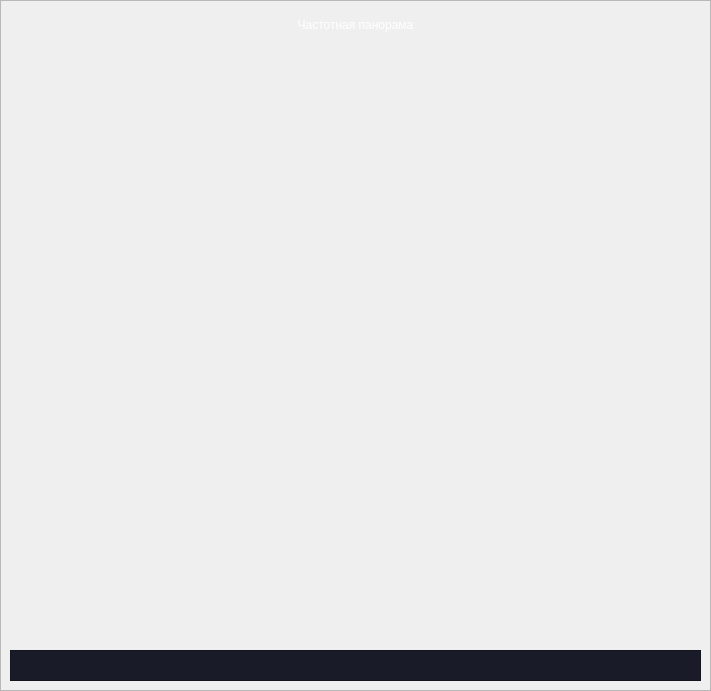
  <widget class="QFrame" name="frame_6">
   <property name="geometry">
    <rect>
     <x>10</x>
     <y>130</y>
     <width>711</width>
     <height>691</height>
    </rect>
   </property>
   <property name="frameShape">
    <enum>QFrame::StyledPanel</enum>
   </property>
   <property name="frameShadow">
    <enum>QFrame::Plain</enum>
   </property>
   <widget class="QLabel" name="lbl_17">
    <property name="geometry">
     <rect>
      <x>10</x>
      <y>10</y>
      <width>691</width>
      <height>30</height>
     </rect>
    </property>
    <property name="styleSheet">
     <string notr="true">color: rgb(255, 255, 255);</string>
    </property>
    <property name="text">
     <string>Частотная панорама</string>
    </property>
    <property name="alignment">
     <set>Qt::AlignCenter</set>
    </property>
   </widget>
   <widget class="QWidget" name="Twidget" native="true">
    <property name="geometry">
     <rect>
      <x>10</x>
      <y>50</y>
      <width>691</width>
      <height>591</height>
     </rect>
    </property>
   </widget>
   <widget class="QFrame" name="frame">
    <property name="geometry">
     <rect>
      <x>10</x>
      <y>650</y>
      <width>691</width>
      <height>31</height>
     </rect>
    </property>
    <property name="styleSheet">
     <string notr="true">background-color: rgb(25,28,40)</string>
    </property>
    <property name="frameShape">
     <enum>QFrame::StyledPanel</enum>
    </property>
    <property name="frameShadow">
     <enum>QFrame::Plain</enum>
    </property>
   </widget>
  </widget>
